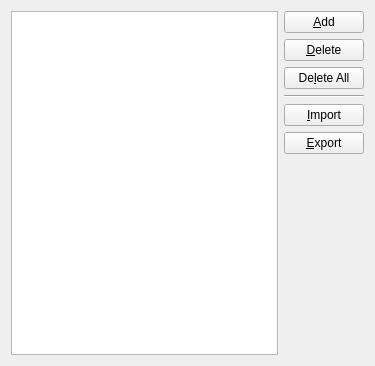
<?xml version="1.0" encoding="UTF-8"?>
<ui version="4.0">
 <class>Editor</class>
 <widget class="QWidget" name="Editor">
  <property name="geometry">
   <rect>
    <x>0</x>
    <y>0</y>
    <width>375</width>
    <height>366</height>
   </rect>
  </property>
  <property name="windowTitle">
   <string>Unikey Macro Editor</string>
  </property>
  <property name="windowIcon">
   <iconset theme="fcitx-unikey">
    <normaloff>.</normaloff>.</iconset>
  </property>
  <layout class="QHBoxLayout" name="horizontalLayout">
   <item>
    <widget class="QTableView" name="macroTableView">
     <property name="selectionMode">
      <enum>QAbstractItemView::SingleSelection</enum>
     </property>
     <property name="selectionBehavior">
      <enum>QAbstractItemView::SelectRows</enum>
     </property>
    </widget>
   </item>
   <item>
    <layout class="QVBoxLayout" name="verticalLayout">
     <item>
      <widget class="QPushButton" name="addButton">
       <property name="text">
        <string>&amp;Add</string>
       </property>
       <property name="icon">
        <iconset theme="list-add">
         <normaloff>.</normaloff>.</iconset>
       </property>
      </widget>
     </item>
     <item>
      <widget class="QPushButton" name="deleteButton">
       <property name="text">
        <string>&amp;Delete</string>
       </property>
       <property name="icon">
        <iconset theme="list-remove">
         <normaloff>.</normaloff>.</iconset>
       </property>
      </widget>
     </item>
     <item>
      <widget class="QPushButton" name="clearButton">
       <property name="text">
        <string>De&amp;lete All</string>
       </property>
       <property name="icon">
        <iconset theme="edit-delete">
         <normaloff>.</normaloff>.</iconset>
       </property>
      </widget>
     </item>
     <item>
      <widget class="Line" name="line">
       <property name="orientation">
        <enum>Qt::Horizontal</enum>
       </property>
      </widget>
     </item>
     <item>
      <widget class="QPushButton" name="importButton">
       <property name="text">
        <string>&amp;Import</string>
       </property>
       <property name="icon">
        <iconset theme="document-import">
         <normaloff>.</normaloff>.</iconset>
       </property>
      </widget>
     </item>
     <item>
      <widget class="QPushButton" name="exportButton">
       <property name="text">
        <string>&amp;Export</string>
       </property>
       <property name="icon">
        <iconset theme="document-export">
         <normaloff>.</normaloff>.</iconset>
       </property>
      </widget>
     </item>
     <item>
      <spacer name="verticalSpacer">
       <property name="orientation">
        <enum>Qt::Vertical</enum>
       </property>
       <property name="sizeHint" stdset="0">
        <size>
         <width>20</width>
         <height>40</height>
        </size>
       </property>
      </spacer>
     </item>
    </layout>
   </item>
  </layout>
 </widget>
 <resources/>
 <connections/>
</ui>
